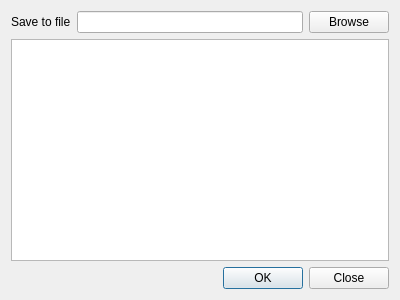
<?xml version="1.0" encoding="UTF-8"?>
<ui version="4.0">
 <class>QgsManageConnectionsDialogBase</class>
 <widget class="QDialog" name="QgsManageConnectionsDialogBase">
  <property name="geometry">
   <rect>
    <x>0</x>
    <y>0</y>
    <width>400</width>
    <height>300</height>
   </rect>
  </property>
  <property name="windowTitle">
   <string>Manage connections</string>
  </property>
  <layout class="QVBoxLayout" name="verticalLayout">
   <item>
    <layout class="QHBoxLayout" name="horizontalLayout">
     <item>
      <widget class="QLabel" name="label">
       <property name="text">
        <string>Save to file</string>
       </property>
      </widget>
     </item>
     <item>
      <widget class="QLineEdit" name="leFileName"/>
     </item>
     <item>
      <widget class="QPushButton" name="btnBrowse">
       <property name="text">
        <string>Browse</string>
       </property>
      </widget>
     </item>
    </layout>
   </item>
   <item>
    <widget class="QListWidget" name="listConnections">
     <property name="editTriggers">
      <set>QAbstractItemView::NoEditTriggers</set>
     </property>
     <property name="alternatingRowColors">
      <bool>true</bool>
     </property>
     <property name="selectionMode">
      <enum>QAbstractItemView::ExtendedSelection</enum>
     </property>
    </widget>
   </item>
   <item>
    <widget class="QDialogButtonBox" name="buttonBox">
     <property name="orientation">
      <enum>Qt::Horizontal</enum>
     </property>
     <property name="standardButtons">
      <set>QDialogButtonBox::Close|QDialogButtonBox::Ok</set>
     </property>
    </widget>
   </item>
  </layout>
 </widget>
 <resources/>
 <connections>
  <connection>
   <sender>buttonBox</sender>
   <signal>accepted()</signal>
   <receiver>QgsManageConnectionsDialogBase</receiver>
   <slot>accept()</slot>
   <hints>
    <hint type="sourcelabel">
     <x>248</x>
     <y>254</y>
    </hint>
    <hint type="destinationlabel">
     <x>157</x>
     <y>274</y>
    </hint>
   </hints>
  </connection>
  <connection>
   <sender>buttonBox</sender>
   <signal>rejected()</signal>
   <receiver>QgsManageConnectionsDialogBase</receiver>
   <slot>reject()</slot>
   <hints>
    <hint type="sourcelabel">
     <x>316</x>
     <y>260</y>
    </hint>
    <hint type="destinationlabel">
     <x>286</x>
     <y>274</y>
    </hint>
   </hints>
  </connection>
 </connections>
</ui>
